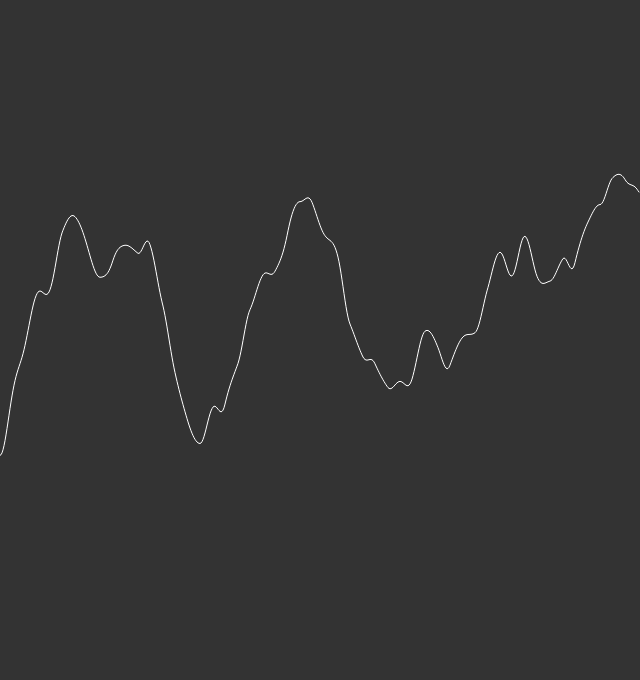
Frame 1 (no input)
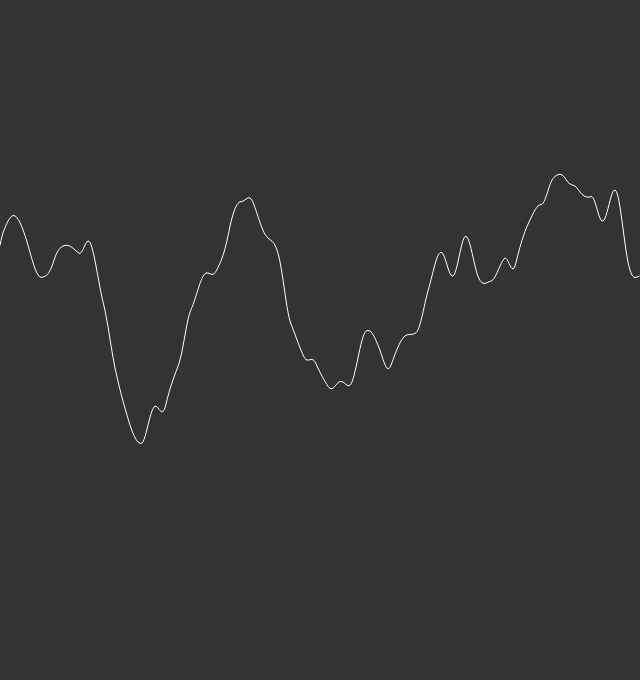
Frame 60 (no input)
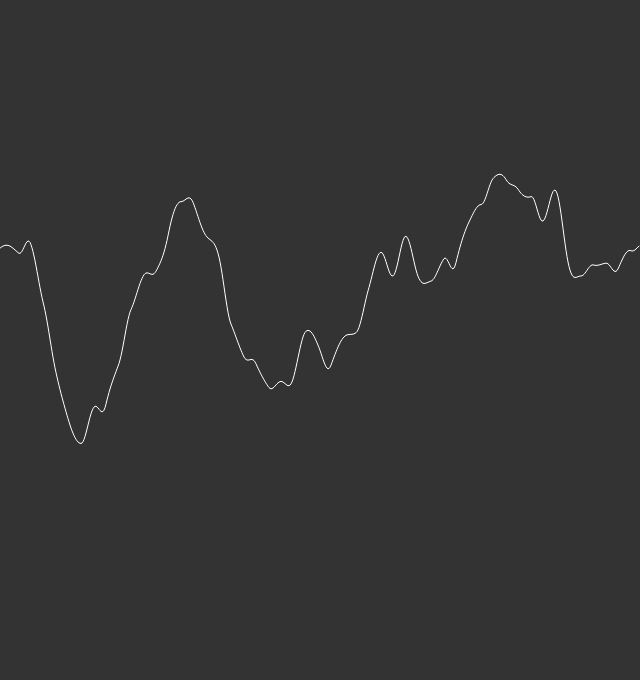
Frame 120 (the mouse pressed at the canvas centre since frame 60)

The p5.js sketch that drew these frames (run headless with seeded random() and noise() and a simulated clock; from frame 60 on, the mouse is pressed at the canvas centre):

// p5.js sketch
// ── sketch.js
var inc = 0.01;
var  start=0;
function setup (){
  createCanvas (640,680);
}
 function draw (){
   background (51);
   stroke(255);
   noFill();
  beginShape();
  var xoff=start;
   for (var x=0; x<width; x++){
     stroke(255);
     //strokeWeight (5);
     var y =noise (xoff) * height ;
     vertex (x,y);
     
     xoff += inc;
     
   }
   endShape();
   start += inc;
   
   //noLoop();
   
 }
